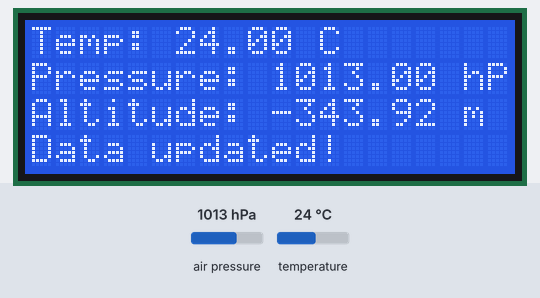
Bench run of a sketch on a simulated Arduino Uno, built with avr-gcc and run on an emulated ATmega328P. Shown: 20×4 character LCD. The inputs (shaded band) are chosen by the test bench; at power-on: air pressure 1013 hPa, temperature 24 °C.

Above: at 3.2 s.
3.3 s: air pressure set to 952 hPa
At 4.6 s:
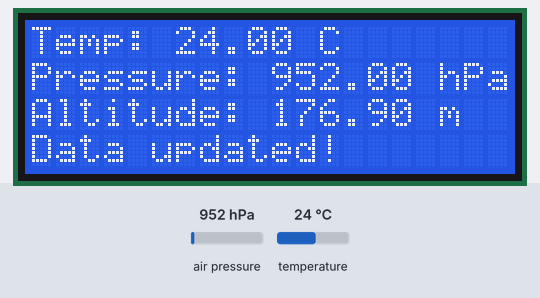
7.5 s: temperature set to 12 °C
At 8.8 s:
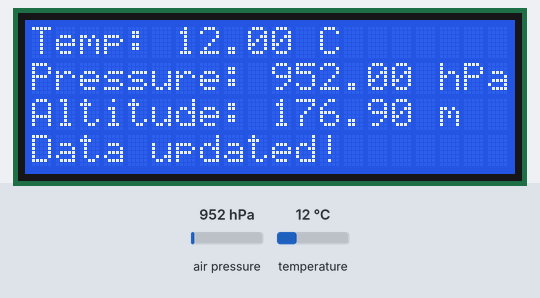
9.1 s: air pressure set to 975 hPa
At 11.0 s:
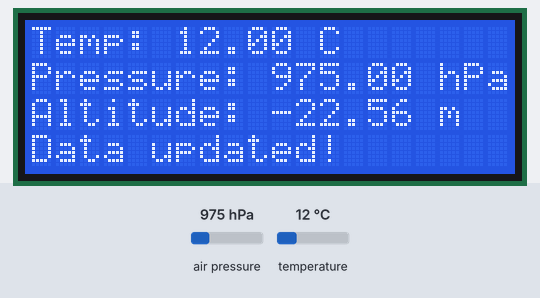
11.3 s: temperature set to 19 °C
Timing chart, 0 to 14.3 s (numbered marks = the images above; inputs shaded):
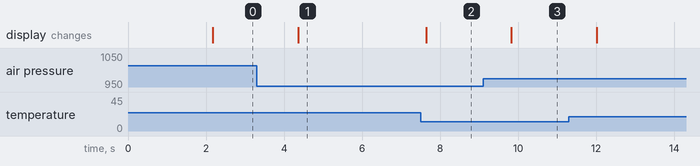

The sketch:

BMP180WithLCD20x4.ino
```cpp
#include <Wire.h>
#include <Adafruit_Sensor.h>
#include <Adafruit_BMP085_U.h>
#include <LiquidCrystal_I2C.h>

// Initialize the BMP180 sensor
Adafruit_BMP085_Unified bmp = Adafruit_BMP085_Unified(10085);

// Initialize the LiquidCrystal_I2C library with the correct I2C address (0x27 or 0x3F)
LiquidCrystal_I2C lcd(0x27, 20, 4);  // 20 columns, 4 rows

// Reference sea level pressure in hPa (adjust based on your location if needed)
float seaLevelPressure = 1013.25;

void setup() {
  Serial.begin(9600);

  // Initialize the BMP180 sensor
  if (!bmp.begin()) {
    Serial.println("Could not find a valid BMP180 sensor, check wiring!");
    while (1);
  }

  // Initialize the LCD
  lcd.init();      // Start the LCD
  lcd.backlight();  // Turn on the LCD backlight

  // Print a welcome message on the LCD
  lcd.setCursor(0, 0);  // Set cursor to the first column, first row
  lcd.print("BMP180 Sensor Test");
  delay(2000);  // Wait for 2 seconds
}

void loop() {
  sensors_event_t event;
  bmp.getEvent(&event);

  if (event.pressure) {
    float temperature;
    bmp.getTemperature(&temperature);

    // Calculate altitude based on the pressure and sea-level pressure
    float altitude = bmp.pressureToAltitude(seaLevelPressure, event.pressure) - 346; // do level with ground here

    // Clear the display before updating the values
    lcd.clear();

    // Display temperature on the first row
    lcd.setCursor(0, 0);  // Set cursor to first column, first row
    lcd.print("Temp: ");
    lcd.print(temperature);
    lcd.print(" C");

    // Display pressure on the second row
    lcd.setCursor(0, 1);  // Set cursor to first column, second row
    lcd.print("Pressure: ");
    lcd.print(event.pressure);
    lcd.print(" hPa");

    // Display altitude on the third row
    lcd.setCursor(0, 2);  // Set cursor to first column, third row
    lcd.print("Altitude: ");
    lcd.print(altitude);
    lcd.print(" m");

    // Display a custom message or additional data on the fourth row if needed
    lcd.setCursor(0, 3);  // Fourth row
    lcd.print("Data updated!");
  }

  delay(1000);  // Wait for 1 second before refreshing the display
}
```

Measured:
- after the input at 3.3 s, the display: changes after 1.1 s (image 1)
- after the input at 7.5 s, the display: changes after 0.14 s (image 2)
- after the input at 9.1 s, the display: changes after 0.73 s (image 3)
